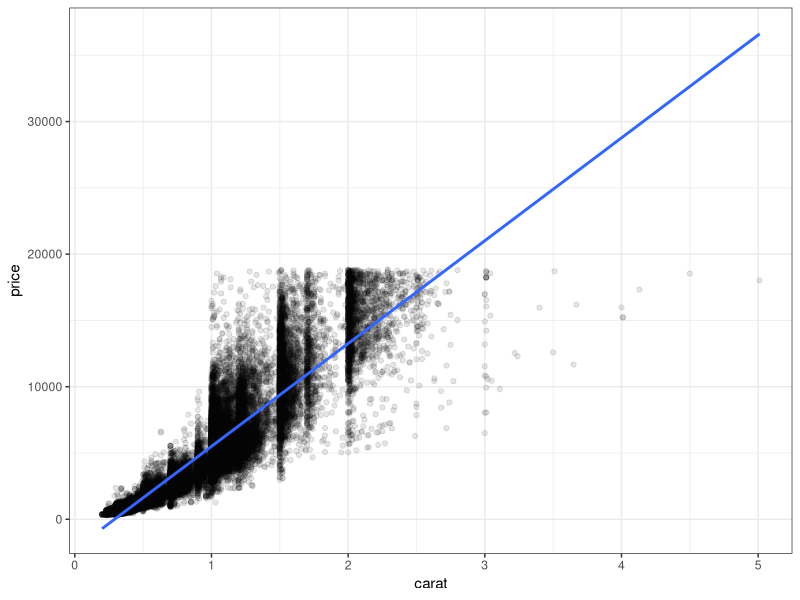
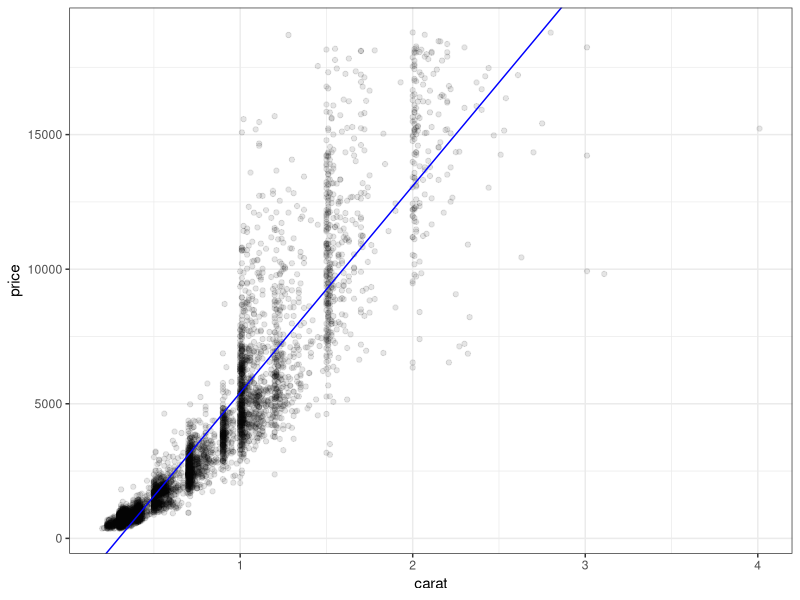
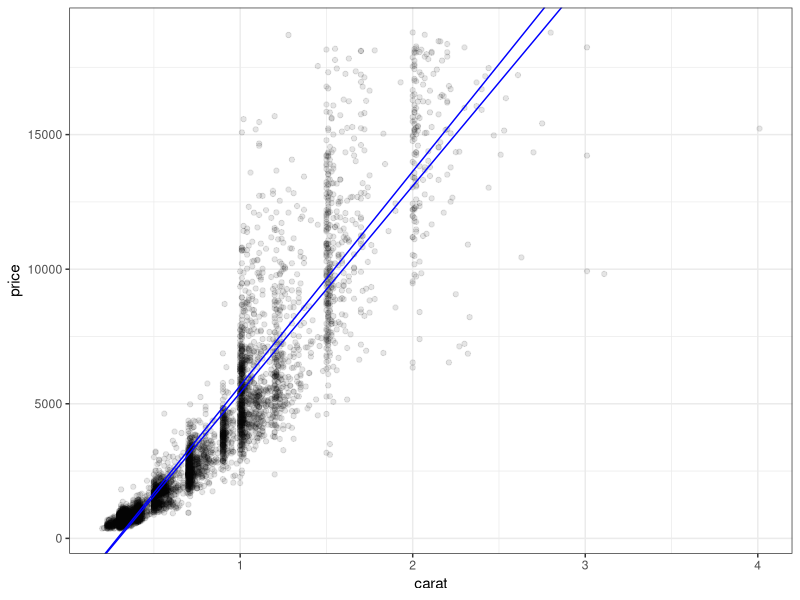
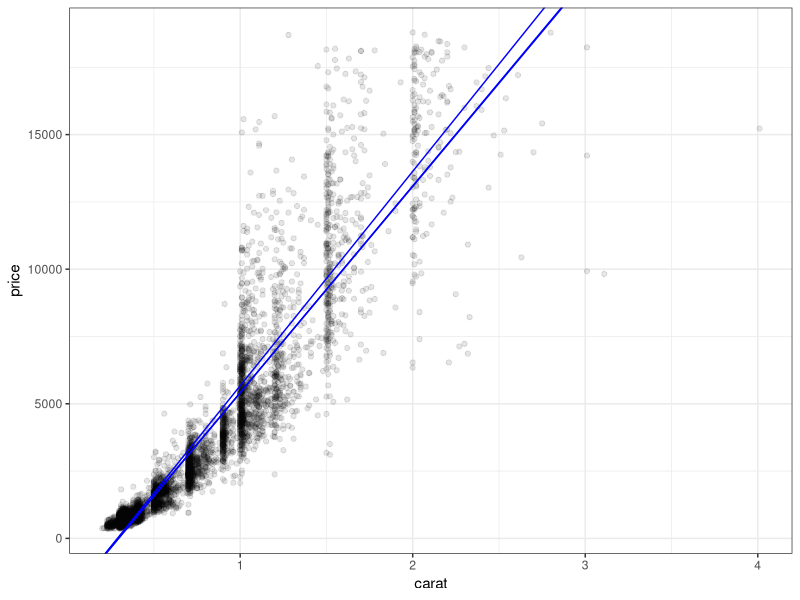
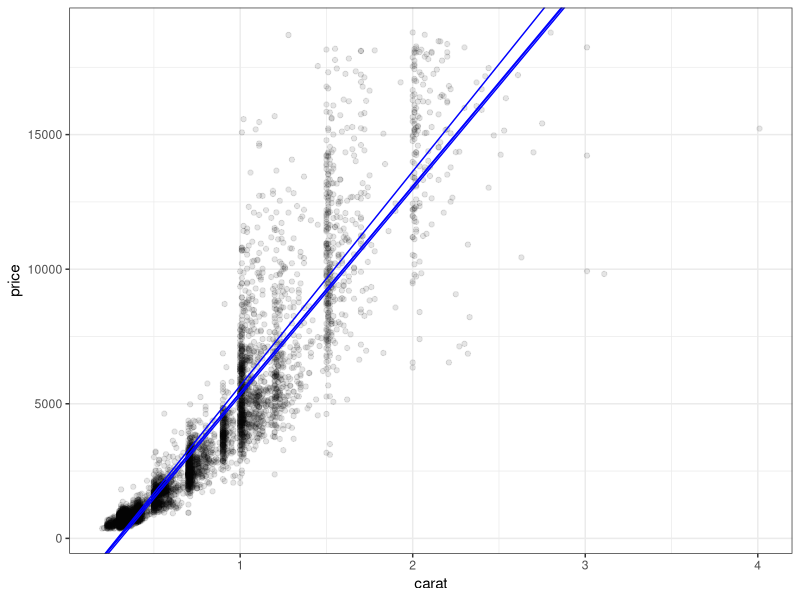
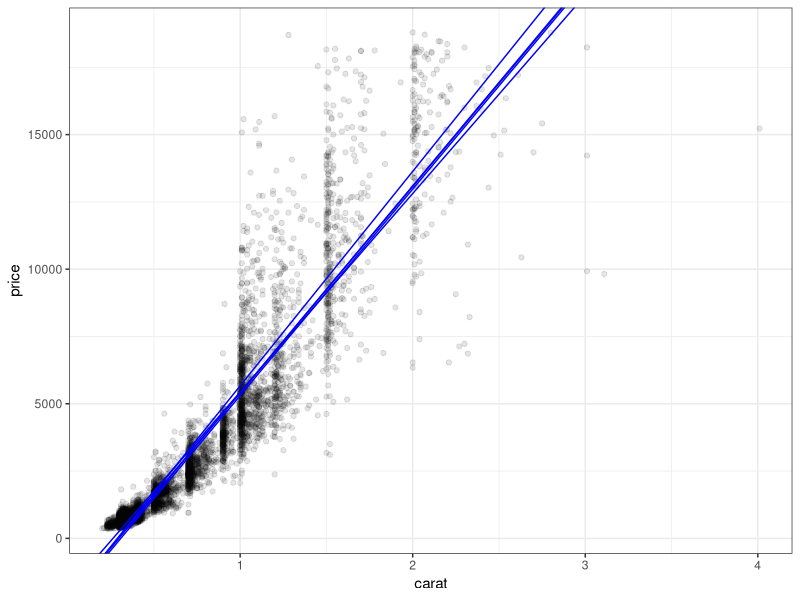

Recreate these plots in R, in order. (Note: this script raises an error after producing the figures.)
## ---- chunk 1
options(htmltools.dir.version = FALSE)
knitr::opts_chunk$set(fig.align = "center", fig.asp=.5, message = FALSE, warning = FALSE)
## ---- chunk 2
library(tidyverse)
d_lm <- lm(price ~ carat, data = diamonds)
diamonds_n <- diamonds %>% mutate(predicted = predict(d_lm))
diamonds_n %>% ggplot(aes(x = carat, y = price)) +
  geom_point(alpha = .1) +
  geom_smooth(method='lm',formula=y~x) +
  theme_bw()
## ---- chunk 3
(diam_lm <- lm(formula = price ~ carat, data = diamonds))
## ---- chunk 4
plot_diamonds <- diamonds %>% sample_n(5000)
diamonds_samp <- diamonds %>% sample_n(100)
d_lm <- lm(price ~ carat, data = diamonds_samp)
plot_diamonds %>% ggplot(aes(x = carat, y = price)) +
  geom_point(alpha = .1) +
  geom_abline(intercept = coef(d_lm)[1], slope = coef(d_lm)[2], color = 'blue') +
  theme_bw()
## ---- chunk 5
diamonds_samp <- diamonds %>% sample_n(100)
d_lm2 <- lm(price ~ carat, data = diamonds_samp)
plot_diamonds %>% ggplot(aes(x = carat, y = price)) +
  geom_point(alpha = .1) +
  geom_abline(intercept = coef(d_lm)[1], slope = coef(d_lm)[2], color = 'blue') +
  geom_abline(intercept = coef(d_lm2)[1], slope = coef(d_lm2)[2], color = 'blue') +
  theme_bw()
## ---- chunk 6
diamonds_samp <- diamonds %>% sample_n(100)
d_lm3 <- lm(price ~ carat, data = diamonds_samp)
plot_diamonds %>% ggplot(aes(x = carat, y = price)) +
  geom_point(alpha = .1) +
  geom_abline(intercept = coef(d_lm)[1], slope = coef(d_lm)[2], color = 'blue') +
  geom_abline(intercept = coef(d_lm2)[1], slope = coef(d_lm2)[2], color = 'blue') +
  geom_abline(intercept = coef(d_lm3)[1], slope = coef(d_lm3)[2], color = 'blue') +
  theme_bw()
## ---- chunk 7
diamonds_samp <- diamonds %>% sample_n(100)
d_lm4 <- lm(price ~ carat, data = diamonds_samp)
plot_diamonds %>% ggplot(aes(x = carat, y = price)) +
  geom_point(alpha = .1) +
  geom_abline(intercept = coef(d_lm)[1], slope = coef(d_lm)[2], color = 'blue') +
  geom_abline(intercept = coef(d_lm2)[1], slope = coef(d_lm2)[2], color = 'blue') +
  geom_abline(intercept = coef(d_lm3)[1], slope = coef(d_lm3)[2], color = 'blue') +
  geom_abline(intercept = coef(d_lm4)[1], slope = coef(d_lm4)[2], color = 'blue') +
  theme_bw()
## ---- chunk 8
diamonds_samp <- diamonds %>% sample_n(100)
d_lm5 <- lm(price ~ carat, data = diamonds_samp)
plot_diamonds %>% ggplot(aes(x = carat, y = price)) +
  geom_point(alpha = .1) +
  geom_abline(intercept = coef(d_lm)[1], slope = coef(d_lm)[2], color = 'blue') +
  geom_abline(intercept = coef(d_lm2)[1], slope = coef(d_lm2)[2], color = 'blue') +
  geom_abline(intercept = coef(d_lm3)[1], slope = coef(d_lm3)[2], color = 'blue') +
  geom_abline(intercept = coef(d_lm4)[1], slope = coef(d_lm4)[2], color = 'blue') +
  geom_abline(intercept = coef(d_lm5)[1], slope = coef(d_lm5)[2], color = 'blue') +
  theme_bw()
## ---- chunk 9
n <- 1000 #how many samples
slopes <- rep(NA, n) # empty vector for saving coefficients
for(i in 1:n) {
  diam_samp <- diamonds %>% sample_n(10000) # random sample
  diam_samp_lm <- lm(price ~ carat, data = diam_samp)
  slopes[i] <- coef(diam_samp_lm)[2] # store the coefficient
}
slopes <- as_tibble(slopes)
## ---- chunk 10
slopes %>% ggplot(aes(x = slopes)) +
  geom_histogram()
## ---- chunk 11
as_tibble(rnorm(10000, mean = 7756, sd = 4000)) %>% ggplot(aes(x = value)) +
  geom_histogram()
## ---- chunk 12
library(broom)
tidy(diam_lm)
## ---- chunk 13
library(broom)
tidy(diam_lm)
## ---- chunk 14
summary(diam_lm)
## ---- chunk 15
library(broom)
tidy(diam_lm)
## ---- chunk 16
plot_diamonds <- diamonds %>% sample_n(200)
d_lm <- lm(price ~ carat, data = plot_diamonds)
## ---- chunk 17
plot_diamonds %>% ggplot(aes(x = carat, y = price)) + 
  geom_point(alpha = .2) +
  geom_hline(aes(yintercept = mean(price))) + 
  geom_segment(aes(x=carat, xend=carat, y=price, yend=mean(price)), alpha = .2) +
  theme_bw()
## ---- chunk 18
plot_diamonds %>% ggplot(aes(x = carat, y = price)) + 
  geom_point(alpha = .2) +
  geom_hline(aes(yintercept = mean(price))) +
  geom_smooth(method='lm',formula=y~x, se = FALSE) +
  geom_segment(aes(x=carat, xend=carat, y=price, yend=mean(price)), alpha = .2) +
  theme_bw()
## ---- chunk 19
plot_diamonds <- plot_diamonds %>% mutate(predicted = predict(d_lm))
plot_diamonds %>% ggplot(aes(x = carat, y = price)) + 
  geom_point(alpha = .2) +
  geom_hline(aes(yintercept = mean(price))) +
  geom_smooth(method='lm',formula=y~x, se = FALSE) +
  # geom_segment(aes(x=carat, xend=carat, y=price, yend=mean(price)), alpha = .2) +
  geom_segment(aes(x=carat, xend=carat, y=price, yend=predicted), alpha = .2, color = 'red') +
  theme_bw()
## ---- chunk 20
plot_diamonds %>% ggplot(aes(x = carat, y = price)) + 
  geom_point(alpha = .2) +
  geom_hline(aes(yintercept = mean(price))) +
  # geom_smooth(method='lm',formula=y~x, se = FALSE) +
  geom_segment(aes(x=carat, xend=carat, y=price, yend=mean(price)), alpha = .2) +
  theme_bw()
## ---- chunk 21
plot_diamonds %>% ggplot(aes(x = carat, y = price)) + 
  geom_point(alpha = .2) +
  # geom_hline(aes(yintercept = mean(price))) +
  geom_smooth(method='lm',formula=y~x, se = FALSE) +
  geom_segment(aes(x=carat, xend=carat, y=price, yend=predicted), alpha = .2, color = 'red') +
  theme_bw()
## ---- chunk 22
library(broom)
glance(diam_lm)
## ---- chunk 23
diam_mult_lm <- lm(price ~ carat + x + y + z, data = diamonds)
tidy(diam_mult_lm)
## ---- chunk 24
glance(diam_lm)
glance(diam_mult_lm)
## ---- chunk 25
tidy(diam_mult_lm)
## ---- chunk 26
diamonds <- diamonds %>% mutate(cut_fct = factor(cut, ordered = FALSE))
diam_mult_lm <- lm(price ~ carat + cut_fct, data = diamonds)
tidy(diam_mult_lm)
## ---- chunk 27
tidy(diam_mult_lm)
